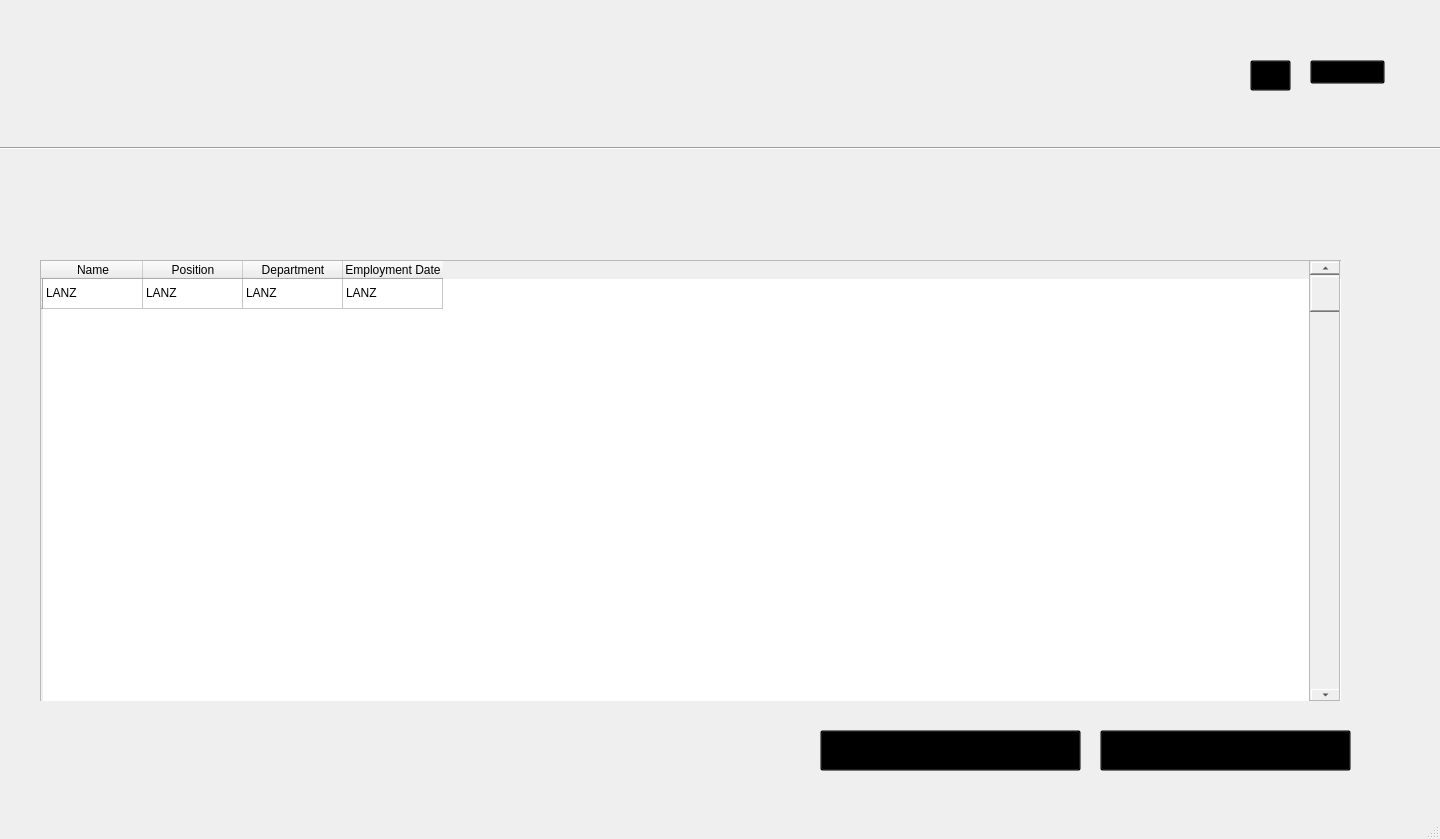
<?xml version="1.0" encoding="UTF-8"?>
<ui version="4.0">
 <class>MainWindow</class>
 <widget class="QMainWindow" name="MainWindow">
  <property name="geometry">
   <rect>
    <x>0</x>
    <y>0</y>
    <width>1440</width>
    <height>839</height>
   </rect>
  </property>
  <property name="windowTitle">
   <string>Dashboard</string>
  </property>
  <widget class="QWidget" name="centralwidget">
   <widget class="QLabel" name="label">
    <property name="geometry">
     <rect>
      <x>30</x>
      <y>30</y>
      <width>91</width>
      <height>81</height>
     </rect>
    </property>
    <property name="styleSheet">
     <string notr="true">background-color: rgba(0, 0, 0, 0);</string>
    </property>
    <property name="text">
     <string/>
    </property>
    <property name="pixmap">
     <pixmap resource="images/resources.qrc">:/images/logo_silliman.png</pixmap>
    </property>
    <property name="scaledContents">
     <bool>true</bool>
    </property>
   </widget>
   <widget class="QLabel" name="label_3">
    <property name="geometry">
     <rect>
      <x>150</x>
      <y>30</y>
      <width>161</width>
      <height>41</height>
     </rect>
    </property>
    <property name="styleSheet">
     <string notr="true">background-color: rgba(0, 0, 0, 0);</string>
    </property>
    <property name="text">
     <string/>
    </property>
    <property name="pixmap">
     <pixmap resource="images/resources.qrc">:/images/title2_header1.png</pixmap>
    </property>
    <property name="scaledContents">
     <bool>false</bool>
    </property>
   </widget>
   <widget class="Line" name="line">
    <property name="geometry">
     <rect>
      <x>-10</x>
      <y>140</y>
      <width>1461</width>
      <height>16</height>
     </rect>
    </property>
    <property name="orientation">
     <enum>Qt::Horizontal</enum>
    </property>
   </widget>
   <widget class="QLabel" name="label_2">
    <property name="geometry">
     <rect>
      <x>0</x>
      <y>-10</y>
      <width>1451</width>
      <height>161</height>
     </rect>
    </property>
    <property name="text">
     <string/>
    </property>
    <property name="pixmap">
     <pixmap resource="images/resources.qrc">:/images/background2_header.png</pixmap>
    </property>
    <property name="scaledContents">
     <bool>true</bool>
    </property>
   </widget>
   <widget class="QLabel" name="label_4">
    <property name="geometry">
     <rect>
      <x>150</x>
      <y>90</y>
      <width>271</width>
      <height>16</height>
     </rect>
    </property>
    <property name="text">
     <string/>
    </property>
    <property name="pixmap">
     <pixmap resource="images/resources.qrc">:/images/title2_header2.png</pixmap>
    </property>
   </widget>
   <widget class="QPushButton" name="pushButton">
    <property name="geometry">
     <rect>
      <x>1250</x>
      <y>60</y>
      <width>41</width>
      <height>31</height>
     </rect>
    </property>
    <property name="styleSheet">
     <string notr="true">background-color: rgba(0, 0, 0, 0);</string>
    </property>
    <property name="text">
     <string/>
    </property>
    <property name="icon">
     <iconset resource="images/resources.qrc">
      <normaloff>:/images/button_home.png</normaloff>:/images/button_home.png</iconset>
    </property>
    <property name="iconSize">
     <size>
      <width>256</width>
      <height>256</height>
     </size>
    </property>
   </widget>
   <widget class="QPushButton" name="pushButton_2">
    <property name="geometry">
     <rect>
      <x>1310</x>
      <y>60</y>
      <width>75</width>
      <height>24</height>
     </rect>
    </property>
    <property name="styleSheet">
     <string notr="true">background-color: rgba(0, 0, 0, 0);</string>
    </property>
    <property name="text">
     <string/>
    </property>
    <property name="icon">
     <iconset resource="images/resources.qrc">
      <normaloff>:/images/button_logout.png</normaloff>:/images/button_logout.png</iconset>
    </property>
    <property name="iconSize">
     <size>
      <width>500</width>
      <height>500</height>
     </size>
    </property>
   </widget>
   <widget class="QPushButton" name="pushButton_3">
    <property name="geometry">
     <rect>
      <x>1100</x>
      <y>730</y>
      <width>251</width>
      <height>41</height>
     </rect>
    </property>
    <property name="styleSheet">
     <string notr="true">background-color: rgba(0, 0, 0, 0);</string>
    </property>
    <property name="text">
     <string/>
    </property>
    <property name="icon">
     <iconset resource="images/resources.qrc">
      <normaloff>:/images/button_archived-records.png</normaloff>:/images/button_archived-records.png</iconset>
    </property>
    <property name="iconSize">
     <size>
      <width>500</width>
      <height>500</height>
     </size>
    </property>
   </widget>
   <widget class="QPushButton" name="pushButton_4">
    <property name="geometry">
     <rect>
      <x>820</x>
      <y>730</y>
      <width>261</width>
      <height>41</height>
     </rect>
    </property>
    <property name="styleSheet">
     <string notr="true">background-color: rgba(0, 0, 0, 0);</string>
    </property>
    <property name="text">
     <string/>
    </property>
    <property name="icon">
     <iconset resource="images/resources.qrc">
      <normaloff>:/images/button_add-new-record.png</normaloff>:/images/button_add-new-record.png</iconset>
    </property>
    <property name="iconSize">
     <size>
      <width>500</width>
      <height>500</height>
     </size>
    </property>
   </widget>
   <widget class="QLabel" name="label_5">
    <property name="geometry">
     <rect>
      <x>40</x>
      <y>180</y>
      <width>261</width>
      <height>16</height>
     </rect>
    </property>
    <property name="styleSheet">
     <string notr="true">background-color: rgba(0, 0, 0, 0);</string>
    </property>
    <property name="text">
     <string/>
    </property>
    <property name="pixmap">
     <pixmap resource="images/resources.qrc">:/images/title2_header3.png</pixmap>
    </property>
   </widget>
   <widget class="QWidget" name="widget" native="true">
    <property name="geometry">
     <rect>
      <x>40</x>
      <y>260</y>
      <width>1301</width>
      <height>441</height>
     </rect>
    </property>
    <widget class="QTableWidget" name="tableWidget">
     <property name="geometry">
      <rect>
       <x>0</x>
       <y>0</y>
       <width>1311</width>
       <height>451</height>
      </rect>
     </property>
     <row>
      <property name="text">
       <string/>
      </property>
     </row>
     <column>
      <property name="text">
       <string>Name</string>
      </property>
     </column>
     <column>
      <property name="text">
       <string>Position</string>
      </property>
     </column>
     <column>
      <property name="text">
       <string>Department</string>
      </property>
     </column>
     <column>
      <property name="text">
       <string>Employment Date</string>
      </property>
     </column>
     <item row="0" column="0">
      <property name="text">
       <string>LANZ</string>
      </property>
     </item>
     <item row="0" column="1">
      <property name="text">
       <string>LANZ</string>
      </property>
     </item>
     <item row="0" column="2">
      <property name="text">
       <string>LANZ</string>
      </property>
     </item>
     <item row="0" column="3">
      <property name="text">
       <string>LANZ</string>
      </property>
     </item>
    </widget>
    <widget class="QScrollArea" name="scrollArea">
     <property name="geometry">
      <rect>
       <x>1269</x>
       <y>0</y>
       <width>31</width>
       <height>441</height>
      </rect>
     </property>
     <property name="widgetResizable">
      <bool>true</bool>
     </property>
     <widget class="QWidget" name="scrollAreaWidgetContents">
      <property name="geometry">
       <rect>
        <x>0</x>
        <y>0</y>
        <width>29</width>
        <height>439</height>
       </rect>
      </property>
      <widget class="QScrollBar" name="verticalScrollBar">
       <property name="geometry">
        <rect>
         <x>0</x>
         <y>0</y>
         <width>31</width>
         <height>441</height>
        </rect>
       </property>
       <property name="styleSheet">
        <string notr="true">background-color: rgba(0, 0, 0, 0);</string>
       </property>
       <property name="orientation">
        <enum>Qt::Vertical</enum>
       </property>
      </widget>
     </widget>
    </widget>
   </widget>
   <zorder>label_2</zorder>
   <zorder>label</zorder>
   <zorder>label_3</zorder>
   <zorder>line</zorder>
   <zorder>label_4</zorder>
   <zorder>pushButton</zorder>
   <zorder>pushButton_2</zorder>
   <zorder>pushButton_3</zorder>
   <zorder>pushButton_4</zorder>
   <zorder>label_5</zorder>
   <zorder>widget</zorder>
  </widget>
  <widget class="QStatusBar" name="statusbar"/>
 </widget>
 <resources>
  <include location="images/resources.qrc"/>
 </resources>
 <connections/>
</ui>
